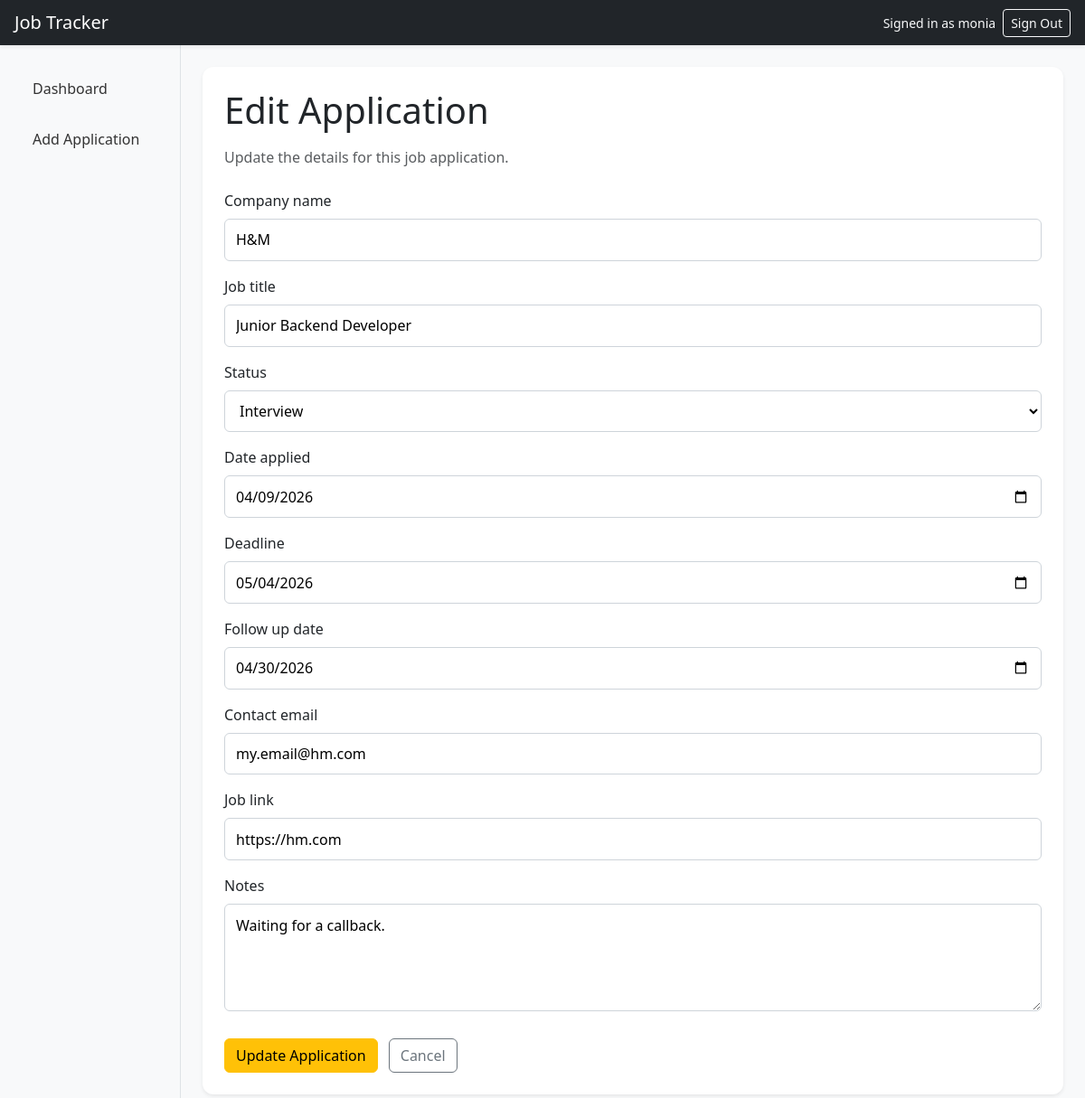
Screenshot of /edit/4/ (signed in) with the database file from the repository.
### tracker/models.py (models this page shows, shortened)
class JobApplication(models.Model):
    STATUS_CHOICES = [
        ("applied", "Applied"),
        ("interview", "Interview"),
        ("offer", "Offer"),
        ("rejected", "Rejected"),
        ("withdrawn", "Withdrawn"),
    ]
    user = models.ForeignKey(User, on_delete=models.CASCADE)
    company_name = models.CharField(max_length=100)
    job_title = models.CharField(max_length=100)
    status = models.CharField(
        max_length=20,
        choices=STATUS_CHOICES,
        default="applied",
    )
    date_applied = models.DateField()
    deadline = models.DateField(blank=True, null=True)
    follow_up_date = models.DateField(blank=True, null=True)
    contact_email = models.EmailField(blank=True)
    job_link = models.URLField(blank=True)
    notes = models.TextField(blank=True)

### tracker/views.py (the view)
# urls.py: path("edit/<int:pk>/", views.edit_application, name="edit_application"),
@login_required
def edit_application(request, pk):
    application = get_object_or_404(
        JobApplication,
        pk=pk,
        user=request.user,
    )
    if request.method == "POST":
        form = JobApplicationForm(request.POST, instance=application)
        if form.is_valid():
            form.save()
            messages.success(request, "Application updated successfully.")
            return redirect("application_list")
        messages.error(request, "Please correct the errors below.")
    else:
        form = JobApplicationForm(instance=application)
    return render(
        request,
        "tracker/edit_application.html",
        {"form": form, "application": application},
    )

### tracker/forms.py (shortened to what this page needs)
class JobApplicationForm(forms.ModelForm):
    class Meta:
        model = JobApplication
        fields = [
            "company_name",
            "job_title",
            "status",
            "date_applied",
            "deadline",
            "follow_up_date",
            "contact_email",
            "job_link",
            "notes",
        ]
        widgets = {
            "date_applied": forms.DateInput(attrs={"type": "date"}),
            "deadline": forms.DateInput(attrs={"type": "date"}),
            "follow_up_date": forms.DateInput(attrs={"type": "date"}),
            "notes": forms.Textarea(attrs={"rows": 4}),
        }
    def __init__(self, *args, **kwargs):
        super().__init__(*args, **kwargs)
        self.fields["date_applied"].widget.attrs["max"] = date.today().isoformat()

### tracker/templates/tracker/edit_application.html (shortened to what this page needs)
{% extends "tracker/base.html" %} {% block content %}
<div class="card shadow-sm border-0">
  <div class="card-body p-4">
    <h1 class="mb-3">Edit Application</h1>
    <p class="text-muted mb-4">Update the details for this job application.</p>
    <form method="post" novalidate>
      {% csrf_token %} {% for field in form %}
      <div class="mb-3">
        <label for="{{ field.id_for_label }}" class="form-label">
          {{ field.label }}
        </label>
        {{ field }}
      </div>
      {% endfor %}
      <div class="mt-4">
        <button type="submit" class="btn btn-warning">
          Update Application
        </button>
        <a
          href="{% url 'application_list' %}"
          class="btn btn-outline-secondary ms-2"
        >
          Cancel
        </a>
      </div>
    </form>
  </div>
</div>
{% endblock %}

### tracker/templates/tracker/base.html (shortened to what this page needs)
{% load static %}
<!doctype html>
<html lang="en">
  <head>
    <link
      href="https://cdn.jsdelivr.net/npm/bootstrap@5.3.0/dist/css/bootstrap.min.css"
      rel="stylesheet"
    />
    <link rel="stylesheet" href="{% static 'tracker/css/style.css' %}" />
  </head>
  <body>
    <nav class="navbar navbar-dark bg-dark px-3 shadow-sm">
      <span class="navbar-brand mb-0 h1">Job Tracker</span>
      <div class="d-flex align-items-center gap-2 auth-nav">
        {% if user.is_authenticated %}
        <span class="text-light small">Signed in as {{ user.username }}</span>
        <a
          class="btn btn-outline-light btn-sm"
          href="{% url 'account_logout' %}"
        >
          Sign Out
        </a>
        {% endif %}
      </div>
    </nav>
    <div class="container-fluid">
      <div class="row">
        <aside class="col-12 col-md-2 bg-light sidebar py-3 py-md-4 border-end">
          <ul class="nav flex-column px-2">
            <li class="nav-item mb-2">
              <a
                class="nav-link {% if request.resolver_match.url_name == 'application_list' %}active{% endif %}"
                href="{% url 'application_list' %}"
              >
                Dashboard
              </a>
            </li>
            {% if user.is_authenticated %}
            <li class="nav-item mb-2">
              <a
                class="nav-link {% if request.resolver_match.url_name == 'add_application' %}active{% endif %}"
                href="{% url 'add_application' %}"
              >
                Add Application
              </a>
            </li>
            {% endif %}
          </ul>
        </aside>
        <main class="col-12 col-md-10 p-3 p-md-4">
           {% block content %}{% endblock %}
        </main>
      </div>
    </div>
  </body>
</html>

### tracker/static/tracker/css/style.css (style rules this page uses)
body { background-color: #f8f9fa; overflow-x: hidden; }
.sidebar { background-color: #f8f9fa; }
.sidebar .nav-link { color: #333; font-weight: 500; border-radius: 0.5rem; padding: 0.75rem 1rem; }
.card { border-radius: 0.75rem; }
form input, form select, form textarea { width: 100%; padding: 0.65rem 0.75rem; border: 1px solid #ced4da; border-radius: 0.375rem; background-color: #fff; }
form label { display: block; margin-bottom: 0.35rem; font-weight: 500; }
html, body { width: 100%; overflow-x: hidden; }

### rows the page displays
JobApplication: form "H&M" "Junior Backend Developer" "Interview" "04/09/2026" "05/04/2026" "04/30/2026" "my.email@hm.com" "https://hm.com" "Waiting for a callback."

### other values shown
{{ user.username }} "monia"
{{ field.label }} "Company name" "Job title" "Status" "Date applied" "Deadline" "Follow up date" "Contact email" "Job link" "Notes"
